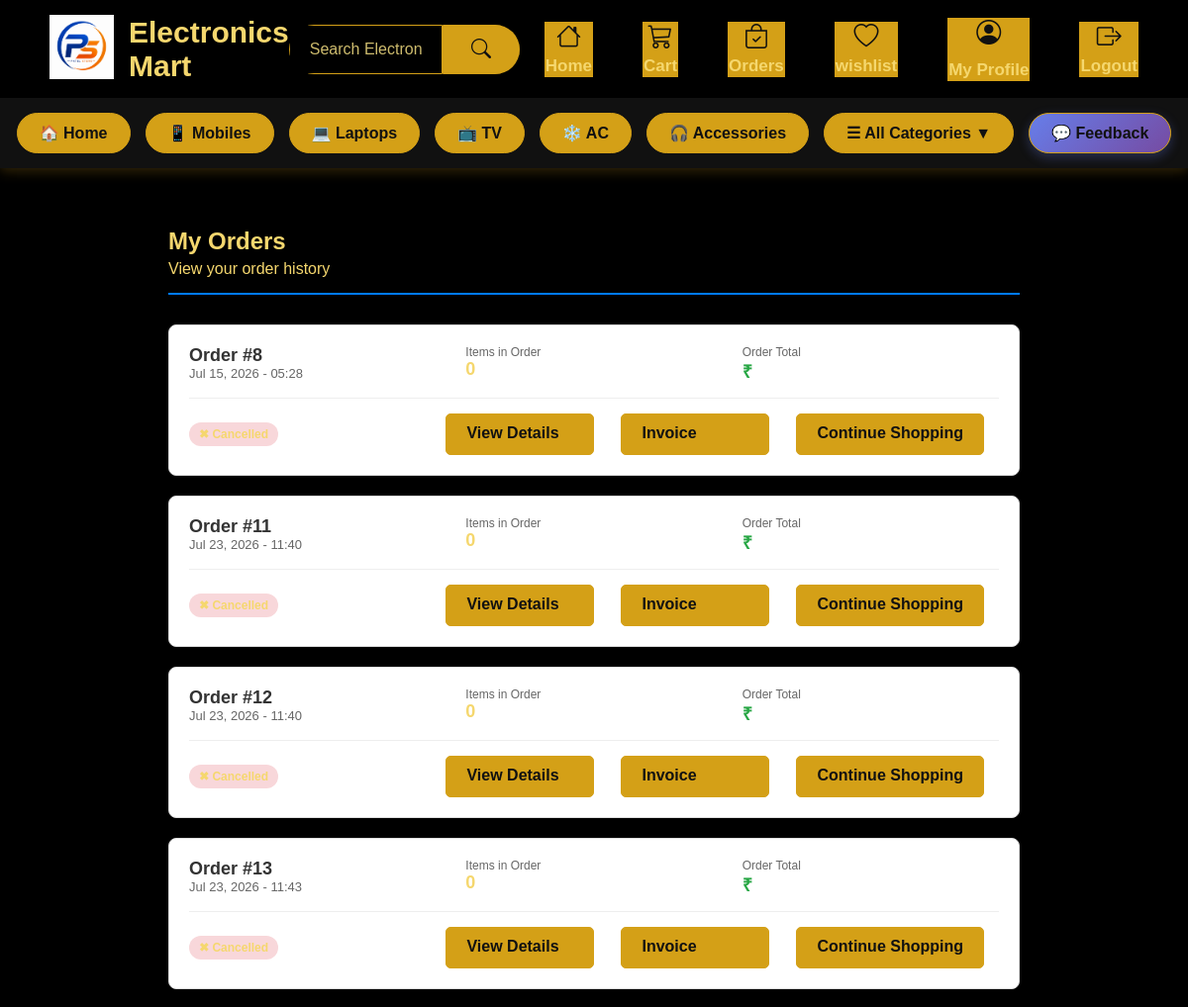
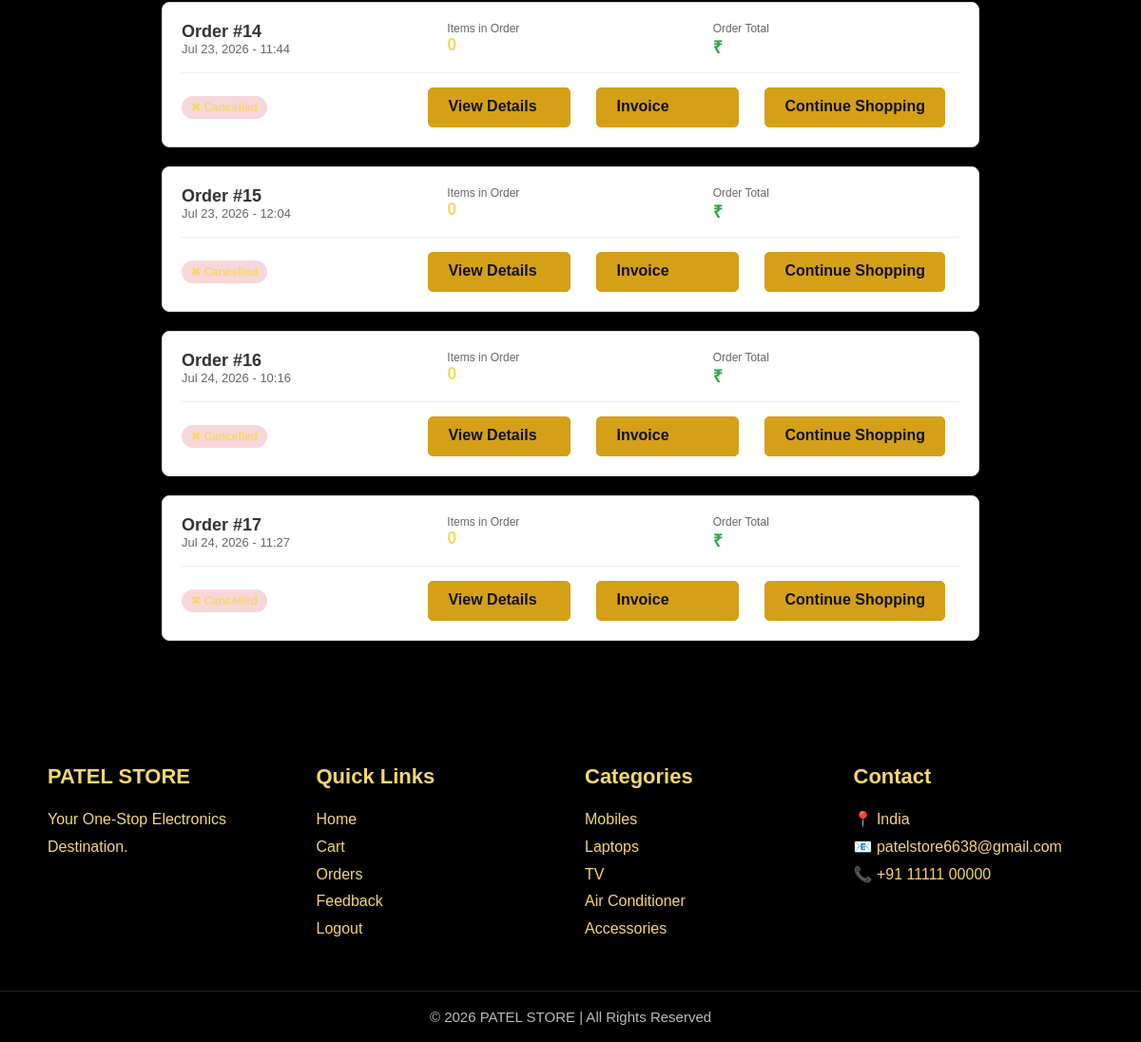
Page /orders/ (signed in) on the committed database (2 pictures, top to bottom).
### store/models.py (models this page shows, shortened)
class Order(models.Model):
    PAYMENT_CHOICES = [
        ('COD', 'Cash on Delivery'),
        ('ONLINE', 'Online Payment'),
    ]
    user = models.ForeignKey(User, on_delete=models.CASCADE, null=True, blank=True)
    first_name = models.CharField(max_length=50)
    last_name = models.CharField(max_length=50)
    email = models.EmailField()
    mobile = models.CharField(max_length=15)
    address = models.TextField()
    city = models.CharField(max_length=50)
    state = models.CharField(max_length=50)
    pincode = models.CharField(max_length=10)
    payment_method = models.CharField(
        max_length=10,
        choices=PAYMENT_CHOICES,
        default='COD'
    )
    total_amount = models.DecimalField(
        max_digits=10,
        decimal_places=2,
        default=0
    )
    created_at = models.DateTimeField(auto_now_add=True)

### store/views.py (the view)
# urls.py: path("orders/", views.orders, name="orders"),
@login_required
def orders(request):
    orders = Order.objects.filter(user=request.user)
    return render(request, 'orders.html', {'orders': orders})

### store/context_processors.py (called while the page is built)
def categories_processor(request):
    return {
        'categories': Category.objects.all()
    }

### templates/orders.html (shortened to what this page needs)
{% extends 'base.html' %}
{% block content %}
<div class="container">
    <div class="page-title">
        <h1>My Orders</h1>
        <p style="color: #666; margin: 5px 0 0 0;">View your order history</p>
    </div>
    <div class="orders-list">
        {% for order in orders %}
            <div class="order-card">
                <div class="order-header">
                    <div>
                        <div class="order-id">Order #{{ order.id }}</div>
                        <div class="order-date">{{ order.created_at|date:"M d, Y - H:i" }}</div>
                    </div>
                    <div>
                        <div style="font-size: 12px; color: #666;">Items in Order</div>
                        <div style="font-size: 18px; font-weight: bold;">
                            {% with order.orderitem_set.all as items %}
                                {{ items|length }}
                            {% endwith %}
                        </div>
                    </div>
                    <div>
                        <div style="font-size: 12px; color: #666;">Order Total</div>
                        <div class="order-price">₹{{ order.total_price }}</div>
                    </div>
                </div>
                <div class="order-footer">
    <div>
        {% if order.status == "processing" %}
            <span class="status-badge" style="background:#fff3cd;color:#856404;">
                ⏳ Processing
            </span>
        {% elif order.status == "shipped" %}
            <span class="status-badge" style="background:#cce5ff;color:#004085;">
                🚚 Shipped
            </span>
        {% elif order.status == "delivered" %}
            <span class="status-badge">
                ✓ Delivered
            </span>
        {% else %}
            <span class="status-badge" style="background:#f8d7da;color:#721c24;">
            </span>
        {% endif %}
    </div>
   <div class="action-buttons">
    <a href="{% url 'order_items' order.id %}" class="btn btn-primary">
        View Details
    </a>
    <a href="{% url 'download_invoice' order.id %}" class="btn btn-info">
        Invoice
    </a>
    <a href="{% url 'home' %}" class="btn btn-secondary">
        Continue Shopping
    </a>
</div>
</div>
            </div>
        {% empty %}
            <div class="no-orders">
                <h3>No orders yet</h3>
                <p>You haven't placed any orders yet. Start shopping!</p>
                <a href="{% url 'home' %}" class="btn btn-primary">Go to Products</a>
            </div>
        {% endfor %}
    </div>
</div>
{% endblock %}

### static/css/style.css (style rules this page uses)
* { margin:0; padding:0; box-sizing:border-box; font-family:'Poppins',sans-serif; }
body { background:#050505; color:#f5d76e; }
.btn { display:inline-block; padding:14px 30px; border-radius:40px; text-decoration:none; font-weight:600; transition:.3s; margin-right:15px; }
.btn-primary { background:#d4a017; color:#111; }
.product-card, .category-card, .btn, .header-icons a, .category-nav a { transition:all .3s ease; }
.action-buttons { display:flex; align-items:center; gap:12px; flex-wrap:wrap; }
.btn { min-width:150px; height:42px; display:flex; justify-content:center; align-items:center; text-decoration:none; border-radius:6px; font-weight:600; transition:.3s; }
.btn-primary { background:#0d6efd; color:#fff; }
.btn-info { background:#17a2b8; color:#fff; }
.btn-secondary { background:#6c757d; color:#fff; }
:root { --bg-main: #000000; --bg-panel: #111111; --bg-soft: #1a1a1a; --text-main: #f5d76e; --text-soft: #e8d07b; --border-gold: #d4a017; --accent: #d4a017; --accent-hover: #ffd54f; }
body, .main-content, .top-logo, .checkout-container, .checkout-box, .profile-card, .order-table tbody tr:hover, .profile-table tr:hover, .wishlist-btn, .category-bar, .dropdown-menu, .product-card, .category-card, .footer, .footer-container, .footer-box, .search-box input, .search-box, input, textarea, select { background-color: var(--bg-main) !important; color: var(--text-main) !important; }
body, .main-content, .top-logo, .checkout-box, .profile-card, .product-card, .category-card, .footer, .footer-container, .footer-box, .dropdown-menu, .category-bar, .wishlist-btn { border-color: var(--border-gold) !important; }
a, p, span, li, label, h1, h2, h3, h4, h5, h6, strong, small { color: var(--text-main) !important; }
.header-icons a, .profile-link, .profile-menu a, .category-nav a, .dropdown-toggle, .feedback-btn, .btn, .btn-primary, .btn-secondary, .btn-success, .btn-danger, .btn-info, .place-order-btn, .continue-btn, .product-btn, .category-btn, .cart-btn, .login-btn, .wishlist-btn, .remove-btn, .search-box button { color: #111111 !important; }
.header-icons a, .profile-link, .profile-menu a, .category-nav a, .dropdown-toggle, .feedback-btn, .btn, .btn-primary, .btn-secondary, .btn-success, .btn-danger, .btn-info, .place-order-btn, .continue-btn, .product-btn, .category-btn, .cart-btn, .login-btn, .wishlist-btn, .remove-btn, .search-box button { background-color: var(--accent) !important; border: 1px solid var(--border-gold) !important; }

### templates/orders.html (style rules this page uses)
.container { max-width: 900px; margin: 40px auto; padding: 20px; }
.page-title { margin-bottom: 30px; padding-bottom: 15px; border-bottom: 2px solid #007bff; }
.orders-list { display: grid; gap: 20px; }
.order-card { border: 1px solid #ddd; border-radius: 8px; padding: 20px; background: white; box-shadow: 0 2px 5px rgba(0,0,0,0.1); transition: box-shadow 0.3s; }
.order-header { display: grid; grid-template-columns: 1fr 1fr 1fr; gap: 20px; margin-bottom: 15px; padding-bottom: 15px; border-bottom: 1px solid #eee; }
.order-id { font-weight: bold; font-size: 18px; color: #333; }
.order-date { color: #666; font-size: 13px; }
.order-price { font-size: 18px; font-weight: bold; color: #28a745; }
.order-footer { display: flex; gap: 10px; justify-content: space-between; align-items: center; }
.btn { padding: 10px 20px; border: none; border-radius: 5px; cursor: pointer; text-decoration: none; display: inline-block; transition: background 0.3s; }
.btn-primary { background: #007bff; color: white; }
.btn-secondary { background: #6c757d; color: white; }
.status-badge { display: inline-block; padding: 5px 10px; border-radius: 20px; font-size: 12px; font-weight: bold; background: #d4edda; color: #155724; }

### rows in the picture
Order: id "8", created_at "Jul 15, 2026 - 05:28", orderitem_set.all|length "0"
Order: id "11", created_at "Jul 23, 2026 - 11:40", orderitem_set.all|length "0"
Order: id "12", created_at "Jul 23, 2026 - 11:40", orderitem_set.all|length "0"
Order: id "13", created_at "Jul 23, 2026 - 11:43", orderitem_set.all|length "0"
Order: id "14", created_at "Jul 23, 2026 - 11:44", orderitem_set.all|length "0"
Order: id "15", created_at "Jul 23, 2026 - 12:04", orderitem_set.all|length "0"
Order: id "16", created_at "Jul 24, 2026 - 10:16", orderitem_set.all|length "0"
Order: id "17", created_at "Jul 24, 2026 - 11:27", orderitem_set.all|length "0"
